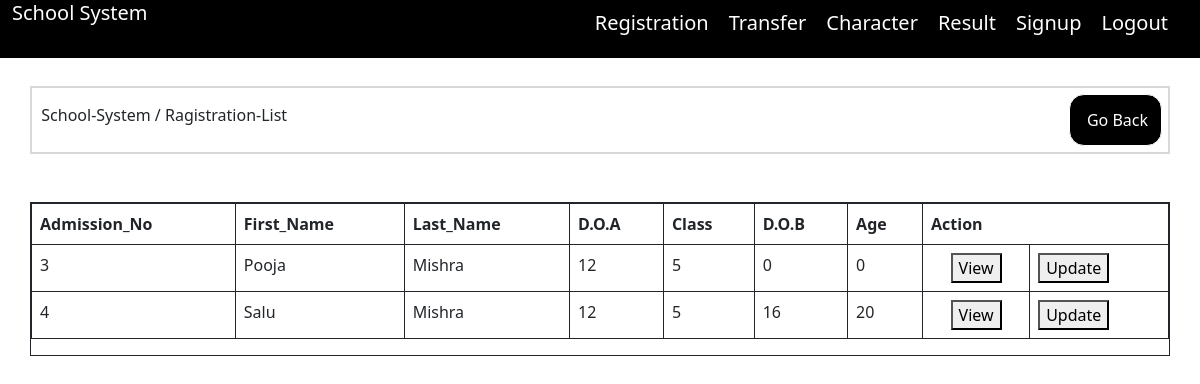
Page /registrationList.php (signed in) on the committed database.
### tables this page shows
CREATE TABLE `registration_certificate` (
  `id` int(200) NOT NULL,
  `first_name` varchar(200) NOT NULL,
  `last_name` varchar(200) NOT NULL,
  `doa` int(200) NOT NULL,
  `class_no` varchar(200) NOT NULL,
  `dob` int(200) NOT NULL,
  `age` int(200) NOT NULL,
  `gender` varchar(200) NOT NULL,
  `board` varchar(200) NOT NULL,
  `sibling` varchar(200) NOT NULL,
  `aadhar_no` int(200) NOT NULL,
  `contact_no` int(200) NOT NULL,
  `category` varchar(200) NOT NULL,
  `father_name` varchar(200) NOT NULL,
  `mother_name` varchar(200) NOT NULL,
  `father_occupation` varchar(200) NOT NULL,
  `mother_occupation` varchar(200) NOT NULL,
  `present_address` varchar(200) NOT NULL,
  `permanent_address` varchar(200) NOT NULL,
  `city` varchar(200) NOT NULL,
  `religion` varchar(200) NOT NULL
);

### registrationList.php (the view, shortened to what this page needs)
<?php
include ('header.php');
include "database.php";
?>
<link href="https://cdn.jsdelivr.net/npm/bootstrap@5.0.2/dist/css/bootstrap.min.css" rel="stylesheet"
>
<link rel="stylesheet" href="style.css">
<body>
<table class='dashboard-div'>
    <thead>
      <tr>
        <th><h6><AiFillDashboard /> &nbsp; School-System / Ragistration-List </h6></th>
      <th>
        <button class='table-btn float-end' variant="light" >
      <RiArrowGoBackFill />&nbsp;<a class="link-btn"
       href="registration.php">Go Back</a>
      </button>
    </th>
      </tr>
    </thead>
   </table>
      <div class='form-div  table-responsive mt-5'>
<table class="table table-bordered border-dark ">
  <thead>
    <tr>
      <th  scope="col">Admission_No</th>
      <th  scope="col">First_Name  </th>
      <th  scope="col">Last_Name   </th>
      <th   scope="col">D.O.A      </th>
      <th   scope="col">Class      </th>
      <th  scope="col">D.O.B       </th>
      <th  scope="col">Age         </th>
      <th  scope="col" colspan="2">Action</th>
    </tr>
</thead>
<?php
    $query="SELECT * FROM registration_certificate";
    $data=mysqli_query($con,$query);
    $result=mysqli_num_rows($data);
    if($result){
        while ($row=mysqli_fetch_array($data)){
            ?>
            <tr>
                <td><?php echo $row['id'] ?></td>
                <td><?php echo $row['first_name'] ?></td>
                <td><?php echo $row['last_name'] ?></td>
                <td><?php echo $row['doa'] ?></td>
                <td><?php echo $row['class_no'] ?></td>
                <td><?php echo $row['dob'] ?></td>
                <td><?php echo $row['age'] ?></td>
                <td class="text-center"><a href="registrationView.php?id=<?php echo $row['id']; ?>">
                <button class="submit-btn " id="save-btn">View</button></a></td>
                <td><a href="registrationEdit.php?id=<?php echo $row['id']; ?>">
                <button class="submit-btn">Update</button></a></td>
            </tr>
            <?php
        }
    }
    else{
        ?>
        <tr>
            <td>No Record Found</td>
        </tr>
        <?php
    }
    ?>
</table>
      </div>
</body>

### style/all.css (style rules this page uses)
.dashboard-div { border: solid 2px rgb(218, 215, 215); margin-left:30px !important; width: 95%; margin-top: 20px; }
.link-btn { text-decoration: none !important; color: white !important; }
.table-btn { text-align: left; margin-left: 10px; border: 1px solid; padding: 13px; margin: 5px 5px 5px 5px; background-color: black; color: white; border-radius: 15px; }

### style.css (style rules this page uses)
.form-div { border: 1px solid; margin: 30px; }
.link-btn { text-decoration: none !important; color: white !important; }
.table-btn { text-align: left; margin-left: 10px; border: 1px solid; padding: 13px; margin: 5px 5px 5px 5px; background-color: black; color: white; border-radius: 15px; }
.dashboard-div { border: solid 2px rgb(218, 215, 215); margin-left:30px !important; width: 95%; margin-top: 20px; }

### rows in the picture
registration_certificate: id "3", first_name "Pooja", last_name "Mishra", doa "12", class_no "5", dob "0", age "0"
registration_certificate: id "4", first_name "Salu", last_name "Mishra", doa "12", class_no "5", dob "16", age "20"
